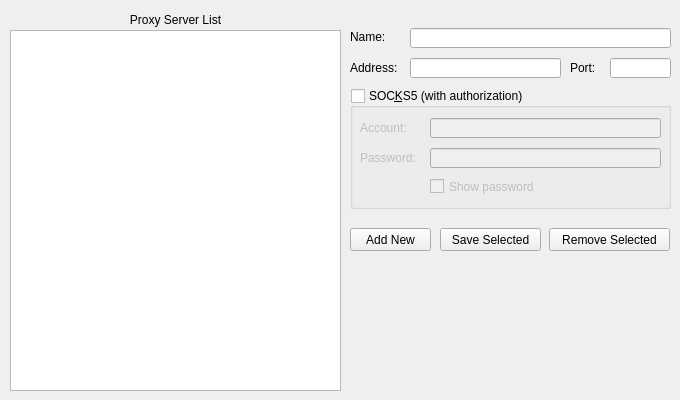
      <widget class="QWidget" name="tb_Proxy">
       <attribute name="title">
        <string>Proxy</string>
       </attribute>
       <widget class="QLabel" name="label_6">
        <property name="geometry">
         <rect>
          <x>10</x>
          <y>10</y>
          <width>331</width>
          <height>20</height>
         </rect>
        </property>
        <property name="text">
         <string>Proxy Server List</string>
        </property>
        <property name="alignment">
         <set>Qt::AlignCenter</set>
        </property>
       </widget>
       <widget class="QListWidget" name="lw_ProxyList">
        <property name="geometry">
         <rect>
          <x>10</x>
          <y>30</y>
          <width>331</width>
          <height>361</height>
         </rect>
        </property>
        <property name="dragDropMode">
         <enum>QAbstractItemView::DragDrop</enum>
        </property>
        <property name="defaultDropAction">
         <enum>Qt::MoveAction</enum>
        </property>
       </widget>
       <widget class="QLabel" name="label_7">
        <property name="geometry">
         <rect>
          <x>350</x>
          <y>30</y>
          <width>47</width>
          <height>13</height>
         </rect>
        </property>
        <property name="text">
         <string>Name:</string>
        </property>
       </widget>
       <widget class="QLabel" name="label_8">
        <property name="geometry">
         <rect>
          <x>350</x>
          <y>60</y>
          <width>61</width>
          <height>16</height>
         </rect>
        </property>
        <property name="text">
         <string>Address:</string>
        </property>
       </widget>
       <widget class="QLabel" name="label_9">
        <property name="geometry">
         <rect>
          <x>570</x>
          <y>60</y>
          <width>41</width>
          <height>16</height>
         </rect>
        </property>
        <property name="text">
         <string>Port:</string>
        </property>
       </widget>
       <widget class="QGroupBox" name="gb_ProxySocks5">
        <property name="geometry">
         <rect>
          <x>350</x>
          <y>88</y>
          <width>321</width>
          <height>121</height>
         </rect>
        </property>
        <property name="title">
         <string>SOC&amp;KS5 (with authorization)</string>
        </property>
        <property name="checkable">
         <bool>true</bool>
        </property>
        <property name="checked">
         <bool>false</bool>
        </property>
        <widget class="QLabel" name="label_10">
         <property name="geometry">
          <rect>
           <x>10</x>
           <y>32</y>
           <width>61</width>
           <height>16</height>
          </rect>
         </property>
         <property name="text">
          <string>Account:</string>
         </property>
        </widget>
        <widget class="QLabel" name="label_11">
         <property name="geometry">
          <rect>
           <x>10</x>
           <y>62</y>
           <width>71</width>
           <height>16</height>
          </rect>
         </property>
         <property name="text">
          <string>Password:</string>
         </property>
        </widget>
        <widget class="QLineEdit" name="le_ProxyAccount">
         <property name="geometry">
          <rect>
           <x>80</x>
           <y>30</y>
           <width>231</width>
           <height>20</height>
          </rect>
         </property>
         <property name="maxLength">
          <number>30</number>
         </property>
        </widget>
        <widget class="QLineEdit" name="le_ProxyPassword">
         <property name="geometry">
          <rect>
           <x>80</x>
           <y>60</y>
           <width>231</width>
           <height>20</height>
          </rect>
         </property>
         <property name="maxLength">
          <number>30</number>
         </property>
         <property name="echoMode">
          <enum>QLineEdit::Password</enum>
         </property>
        </widget>
        <widget class="QCheckBox" name="cb_ProxyShowPassword">
         <property name="geometry">
          <rect>
           <x>80</x>
           <y>90</y>
           <width>130</width>
           <height>17</height>
          </rect>
         </property>
         <property name="text">
          <string>Show password</string>
         </property>
        </widget>
       </widget>
       <widget class="QLineEdit" name="le_ProxyName">
        <property name="geometry">
         <rect>
          <x>410</x>
          <y>28</y>
          <width>261</width>
          <height>20</height>
         </rect>
        </property>
       </widget>
       <widget class="QLineEdit" name="le_ProxyAddress">
        <property name="geometry">
         <rect>
          <x>410</x>
          <y>58</y>
          <width>151</width>
          <height>20</height>
         </rect>
        </property>
       </widget>
       <widget class="QLineEdit" name="le_ProxyPort">
        <property name="geometry">
         <rect>
          <x>610</x>
          <y>58</y>
          <width>61</width>
          <height>20</height>
         </rect>
        </property>
        <property name="maxLength">
         <number>5</number>
        </property>
       </widget>
       <widget class="QPushButton" name="pb_ProxyAdd">
        <property name="geometry">
         <rect>
          <x>350</x>
          <y>228</y>
          <width>81</width>
          <height>23</height>
         </rect>
        </property>
        <property name="text">
         <string>Add New</string>
        </property>
       </widget>
       <widget class="QPushButton" name="pb_ProxyRemove">
        <property name="geometry">
         <rect>
          <x>549</x>
          <y>228</y>
          <width>121</width>
          <height>23</height>
         </rect>
        </property>
        <property name="text">
         <string>Remove Selected</string>
        </property>
       </widget>
       <widget class="QPushButton" name="pb_ProxySave">
        <property name="geometry">
         <rect>
          <x>440</x>
          <y>228</y>
          <width>101</width>
          <height>23</height>
         </rect>
        </property>
        <property name="text">
         <string>Save Selected</string>
        </property>
       </widget>
      </widget>
